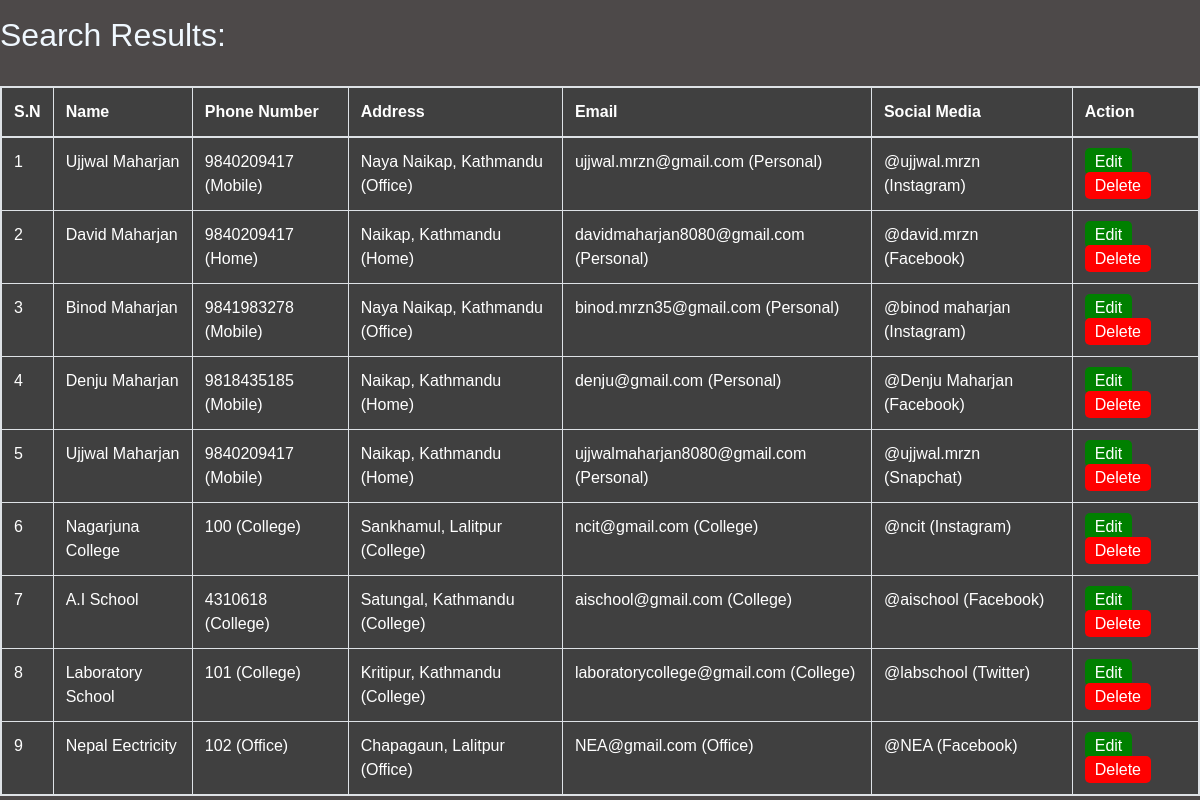
The page /all/ (signed in) on the database as committed earlier.
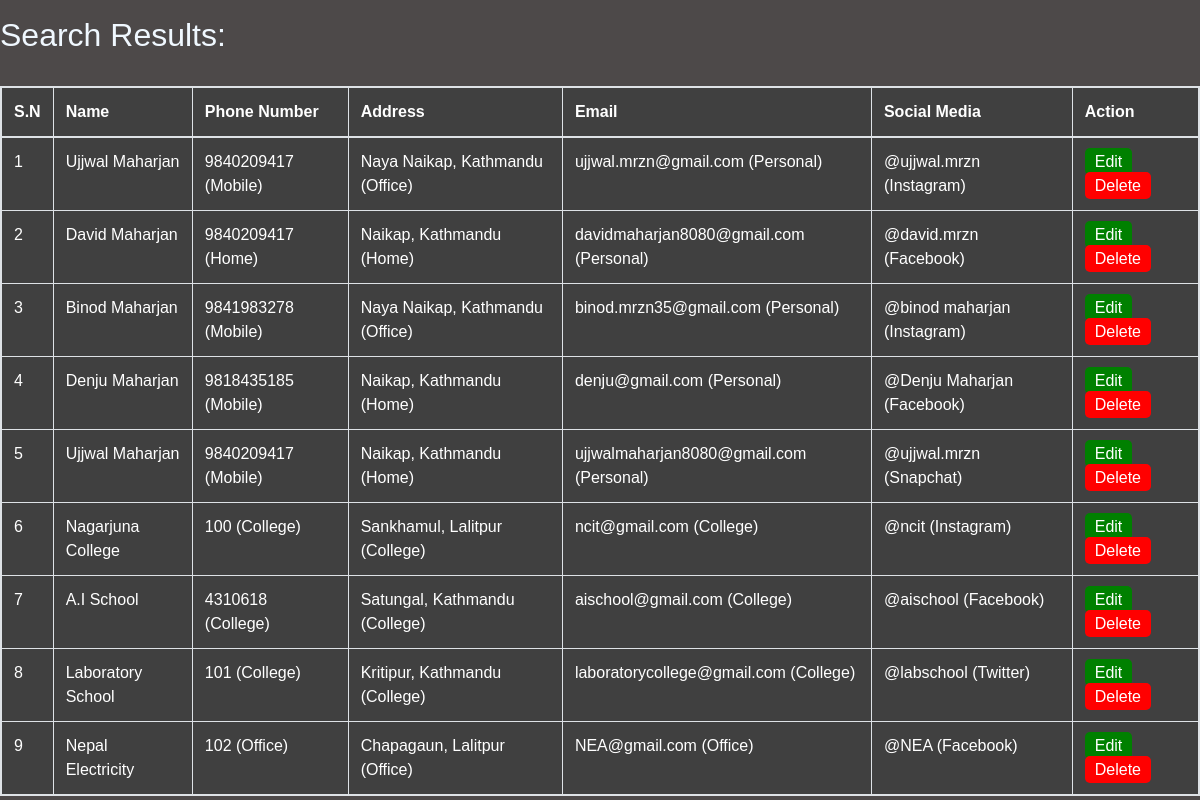
The same page on the database as committed later.
### accounts/models.py (models this page shows, shortened)
class Person(models.Model):
    id = models.AutoField(primary_key=True)
    first_name = models.CharField(max_length=20 , null=True)
    last_name = models.CharField(max_length=15 , null=True)
    phone = models.ForeignKey(Phone, null=True , on_delete= models.SET_NULL)
    address = models.ForeignKey(Address, null=True , on_delete= models.SET_NULL)
    email = models.ForeignKey(Email, null=True , on_delete= models.SET_NULL)
    media = models.ForeignKey(SocialMedia, null=True , on_delete= models.SET_NULL)

class Phone(models.Model):
    TYPE = (
        ('Home' , 'Home'),
        ('Mobile' , 'Mobile'),
        ('Office' , 'Office'),
        ('College' , 'College'),
    )
    Number = models.IntegerField( null=True )
    Number_type = models.CharField(max_length=200 , null=True , choices=TYPE )

class Address(models.Model):
    TYPE = (
        ('Home' , 'Home'),
        ('Office' , 'Office'),
        ('College' , 'College')
    )
    Address = models.CharField(max_length=200 , null=True)
    Address_type= models.CharField(max_length=200 , null=True , choices=TYPE )
    def __str__(self):
        return str(self.Address)

class Email(models.Model):
    TYPE = (
        ('Home' , 'Home'),
        ('Personal' , 'Personal'),
        ('Office' , 'Office'),
        ('College' , 'College')
    )
    email = models.CharField(max_length=200 , null=True)
    email_type = models.CharField(max_length=200 , null=True , choices=TYPE )

class SocialMedia(models.Model):
    APP = (
        ('Facebook' , 'Facebook'),
        ('Instagram' , 'Instagram'),
        ('Twitter' , 'Twitter'),
        ('Linkdin' , 'Linkdlin'),
        ('Snapchat' , 'Snapchat'),
        ('WeChat' , 'WeChat'),
        ('Discord' , 'Discord'),
    )
    User_Name = models.CharField(max_length=200 , null=True)
    Linked_App = models.CharField(max_length=200 , null=True , choices=APP )

### accounts/views.py (the view)
# urls.py: path('all/', views.all),
@login_required(login_url='login')
def all(request):
    per = Person.objects.all()
    return render(request, 'accounts/all.html' , {'per' : per})

### accounts/templates/accounts/all.html (shortened to what this page needs)
{% extends 'accounts/search.html' %}
{% block content %}
<div class="cointainer my-3">
    <h2>Search Results:</h2>
<br>
        <div class="table table-bordered">
            <table>
                    <thead-light>
                    <tr>
                        <th scope="col">S.N</th>
                        <th scope="col">Name</th>
                        <th scope="col">Phone Number</th>
                        <th scope="col">Address</th>
                        <th scope="col">Email</th>
                        <th scope="col">Social Media</th>
                        <th scope="col">Action</th>
                    </tr>
                <tbody>
                    {% for person in per %}
                    <tr>
                        <td>
                            {{ forloop.counter }}
                        </td>
                        <td>
                            {% if person.first_name and person.last_name %}
                                {{ person.first_name }} {{ person.last_name }}
                            {% else %}
                               Not Available
                            {% endif %}
                        </td>
                        <td>
                            {% if person.phone.Number and person.phone.Number_type %}
                                {{ person.phone.Number }} ({{ person.phone.Number_type }})
                            {% else %}
                               Not Available
                            {% endif %}
                        </td>
                        <td>
                            {% if person.address and person.address.Address_type %}
                                {{ person.address }} ({{ person.address.Address_type}})
                            {% else %}
                               Not Available
                            {% endif %}
                        </td>
                        <td>
                            {% if person.email.email and person.email.email_type %}
                                {{ person.email.email }} ({{ person.email.email_type }})
                            {% else %}
                               Not Available
                            {% endif %}
                        </td>
                        <td>
                            {% if person.media.User_Name and person.media.Linked_App %}
                                @{{ person.media.User_Name }} ({{ person.media.Linked_App}})
                            {% else %}
                               Not Available
                            {% endif %}
                        </td>
                        <td><a href="{%url 'edit' person.id %}" style="background-color: green; color:
                        white; text-decoration: none; padding: 5px 10px; border-radius: 5px;">Edit</a>
                        <a href="{%url 'delete' person.id%}" style="background-color: red;
                        color: white; text-decoration: none; padding: 5px 10px; border-radius: 5px;">Delete</a></td>
                    </tr>
                    {% empty %}
                    <tr>
                        <td colspan="7" >No records found.</td>
                    </tr>
                    {% endfor %}
                </tbody>
            </table>
        </div>
    </div>
{% endblock %}

Rows that differ between the two databases and show on the page:
changed Person "Nepal": last_name "Eectricity" → "Electricity"
